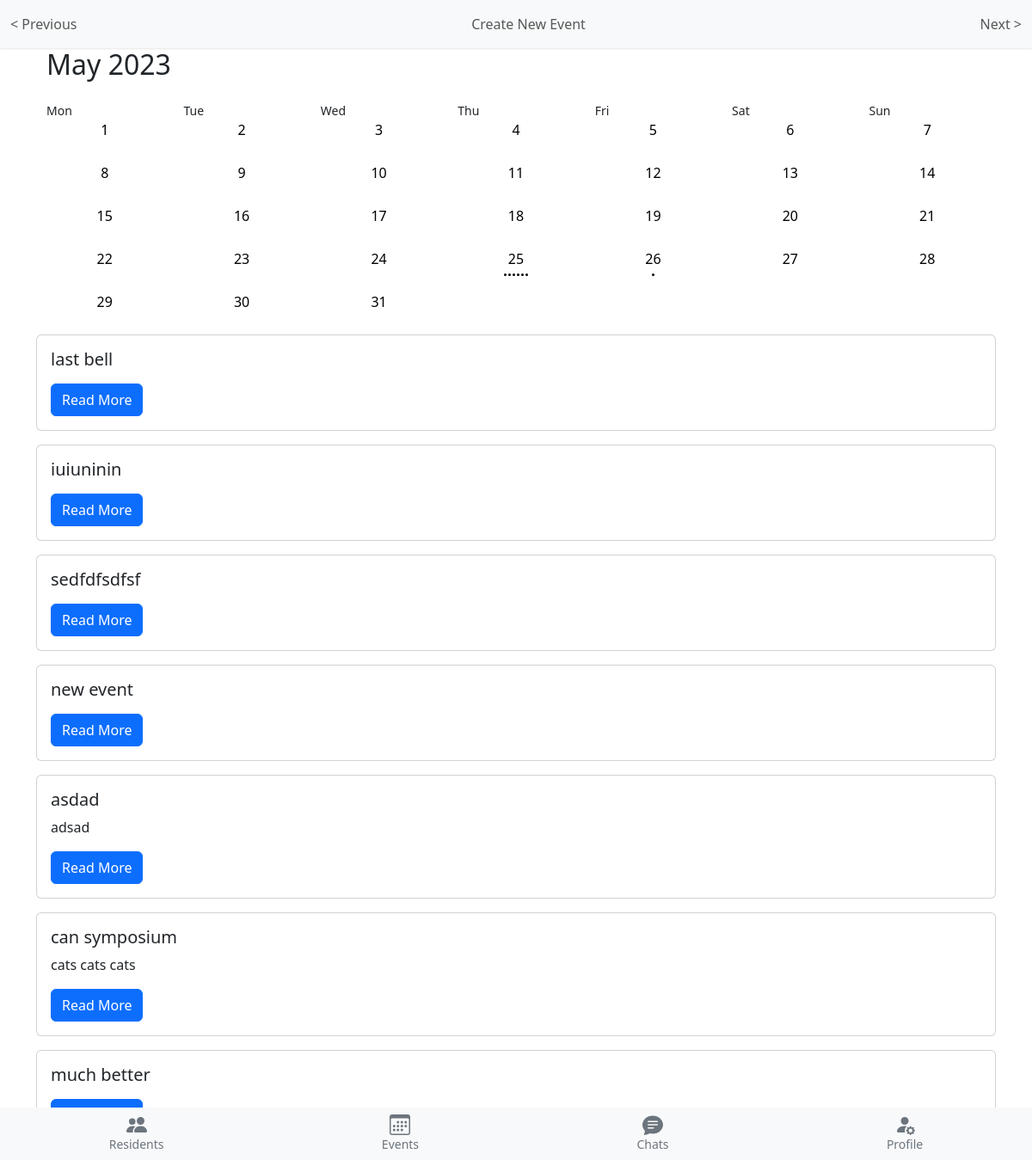
/events/event_list/2023/5/, run on the app's committed database.
### events/models.py (models this page shows, shortened)
class Event(models.Model):
    id = models.UUIDField(primary_key=True, default=uuid.uuid4, editable=False)
    title = models.CharField(max_length=255)
    description = models.TextField(null=True, blank=True)
    start_datetime = models.DateTimeField()
    venue = models.CharField(max_length=255)
    organizer = models.ForeignKey(User, related_name='organized_events', on_delete=models.CASCADE)
    attendees = models.ManyToManyField(User, through='EventAttendee')
    image = models.ImageField(upload_to='demo/', null=True, blank=True)

### events/views.py (the view)
# urls.py: path('event_list/', EventListView.as_view(), name='event_list'),
class EventListView(ListView):
    model = Event
    template_name = 'events/event_list.html'
    context_object_name = 'events'
    def get_context_data(self, **kwargs):
        context = super().get_context_data(**kwargs)
        today = datetime.now().date()
        year = int(self.kwargs.get('year', today.year))
        month = int(self.kwargs.get('month', today.month))
        _, days_in_month = monthrange(year, month)
        prev_year = year - 1 if month == 1 else year
        prev_month = month - 1 if month != 1 else 12
        next_year = year + 1 if month == 12 else year
        next_month = month + 1 if month != 12 else 1
        start_date = timezone.make_aware(datetime(year, month, 1), timezone.utc)
        end_date = start_date + timedelta(days=days_in_month)
        start_date = max(start_date, timezone.make_aware(datetime.combine(today, datetime.min.time()), timezone.utc))
        events = Event.objects.filter(start_datetime__gte=start_date, start_datetime__lt=end_date).order_by(
            'start_datetime')
        month_calendar = calendar.monthcalendar(year, month)
        context['month'] = month_calendar
        context['days_in_month'] = days_in_month
        context['month_number'] = month
        context['month_name'] = calendar.month_name[month]
        context['year'] = year
        context['prev_month'] = prev_month
        context['prev_year'] = prev_year
        context['next_month'] = next_month
        context['next_year'] = next_year
        context['events'] = events
        return context

### chatrooms/templates/events/event_list.html (shortened to what this page needs)
{% extends "chatrooms/base.html" %}
{% load bootstrap5 %}
{% load static %}
{% block navbar %}
<nav class="navbar navbar-light bg-light sticky-top navbar-room">
    <div class="container-fluid d-flex justify-content-between">
        <div class="navbar-nav">
            <a class="nav-link" href="{% url 'event_list_nav' year=prev_year month=prev_month %}">< Previous</a>
        </div>
        <div class="navbar-nav">
            <a class="nav-link" href="{% url 'event_create' %}">Create New Event</a>
        </div>
        <div class="navbar-nav">
            <a class="nav-link" href="{% url 'event_list_nav' year=next_year month=next_month %}">Next ></a>
        </div>
    </div>
</nav>
{% endblock %}
{% block content %}
<div class="container">
    <div class="container">
        <div class="d-flex justify-content-between align-items-center mb-3">
            <h2>{{ month_name }} {{ year }}</h2>
        </div>
        <div class="row">
            <div class="col" style="font-size: 14px;">Mon</div>
            <div class="col" style="font-size: 14px;">Tue</div>
            <div class="col" style="font-size: 14px;">Wed</div>
            <div class="col" style="font-size: 14px;">Thu</div>
            <div class="col" style="font-size: 14px;">Fri</div>
            <div class="col" style="font-size: 14px;">Sat</div>
            <div class="col" style="font-size: 14px;">Sun</div>
        </div>
        {% for week in month %}
        <div class="row">
            {% for day in week %}
            <div class="col day">
                {% if day < 1 or day > days_in_month %}
                {% else %}
                <a href="{% url 'event_day' year month_number day %}">
                    <span>{{ day }}</span>
                    <div class="event-dots">
                        {% for event in events %}
                        {% if event.start_datetime.day == day %}
                        <span class="dot"></span>
                        {% endif %}
                        {% endfor %}
                    </div>
                </a>
                {% endif %}
            </div>
            {% endfor %}
        </div>
        {% endfor %}
    </div>
    {% for event in events %}
    <div class="card mb-3">
        <div class="card-body">
            <h5 class="card-title">{{ event.title }}</h5>
            <p class="card-text">{{ event.description }}</p>
            <a href="{% url 'event_detail' event.pk %}" class="btn btn-primary">Read More</a>
        </div>
    </div>
    {% endfor %}
</div>
{% endblock %}
{% block footer %}
{% include "chatrooms/footer.html" %}
{% endblock %}

### static/style.css (style rules this page uses)
body { background-color: white; }
a { text-decoration: none; color: inherit; }
.navbar-room { box-shadow: 0 1px 2px rgba(0, 0, 0, 0.1); }
.sticky-top { position: sticky; top: 0; z-index: 1020; }

### static/events.css (style rules this page uses)
.day { display: flex; justify-content: center; align-items: center; height: 50px; }
.day a { display: block; height: 100%; width: 100%; text-align: center; color: black; text-decoration: none; }
.event-dots { display: flex; justify-content: center; margin-top: 5px; }
.dot { display: inline-block; width: 3px; height: 3px; border-radius: 50%; background-color: black; margin: 0 1px; }

### data on the page
Event: title "last bell"
Event: title "iuiuninin"
Event: title "sedfdfsdfsf"
Event: title "new event"
Event: title "asdad", description "adsad"
Event: title "can symposium", description "cats cats cats"
Event: title "much better"

### other printed values
{{ month_name }} "May"
{{ year }} "2023"
{{ day }} "1" "2" "3" "4" "5" "6" "7" "8" "9" "10" "11" "12" "13" "14" "15" "16" "17" "18" "19" "20" "21" "22" "23" "24" "25" "26" "27" "28" "29" "30" "31"
